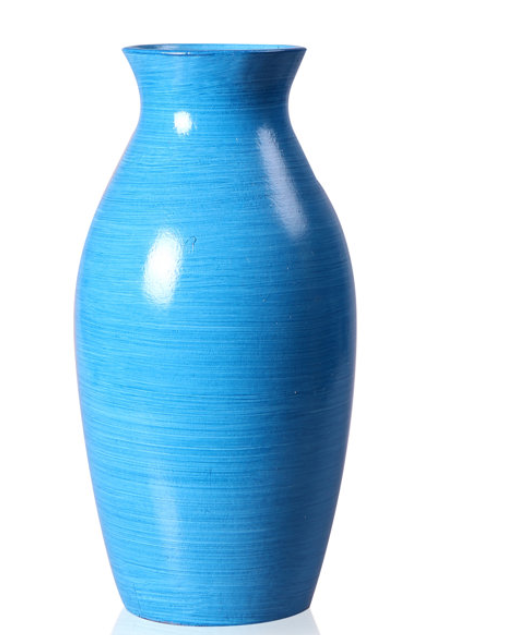
#> input picture AP_6/image2.png, 522 x 635 px
$ python main.py
#> lines starting #> are read from the running program, lines starting #| are printed output that depends on the picture; after the words box and inside, x2 and y2 are one past the last pixel; in counts of white or black regions, pixels touching at a corner belong together
import os
import sys

import cv2
import numpy as np
import matplotlib.pyplot as plt


def load_image(image_path):
    image = cv2.imread(image_path)
    if image is None:
        print("Image not found. Using a synthetic test object.")
    return image


def detect_edges(image_bgr):
    gray = cv2.cvtColor(image_bgr, cv2.COLOR_BGR2GRAY)
    blur = cv2.GaussianBlur(gray, (5, 5), 1)
    edges = cv2.Canny(gray, 50, 150)
    # Build a clean silhouette mask to ignore internal patterns.
    _, thresh = cv2.threshold(blur, 0, 255, cv2.THRESH_BINARY + cv2.THRESH_OTSU)
    border = np.concatenate(
        [thresh[0, :], thresh[-1, :], thresh[:, 0], thresh[:, -1]]
    )
    if np.mean(border) > 127:
        thresh = 255 - thresh

    kernel = cv2.getStructuringElement(cv2.MORPH_ELLIPSE, (7, 7))
    mask = cv2.morphologyEx(thresh, cv2.MORPH_CLOSE, kernel, iterations=2)
    mask = cv2.morphologyEx(mask, cv2.MORPH_OPEN, kernel, iterations=1)
    return gray, edges, mask


def get_largest_contour(binary_image):
    contours_result = cv2.findContours(
        binary_image, cv2.RETR_EXTERNAL, cv2.CHAIN_APPROX_NONE
    )
    if len(contours_result) == 3:
        _, contours, _ = contours_result
    else:
        contours, _ = contours_result
    if not contours:
        return None
    return max(contours, key=cv2.contourArea)


def extract_profile_from_contour(contour):
    x, y, w, h = cv2.boundingRect(contour)
    axis_x = x + w / 2.0

    r_by_y = {}
    for point in contour:
        px, py = point[0]
        radius = abs(px - axis_x)
        if py not in r_by_y or radius > r_by_y[py]:
            r_by_y[py] = radius

    y_vals = np.array(sorted(r_by_y.keys()), dtype=np.float64)
    r_vals = np.array([r_by_y[int(yy)] for yy in y_vals], dtype=np.float64)

    return axis_x, y_vals, r_vals


def fit_profile_curve(y_vals, r_vals, degree=5, num_points=300):
    y_min, y_max = y_vals.min(), y_vals.max()
    y_scaled = (y_vals - y_min) / (y_max - y_min)

    coeffs = np.polyfit(y_scaled, r_vals, degree)
    poly = np.poly1d(coeffs)

    y_fit = np.linspace(y_min, y_max, num_points)
    y_fit_scaled = (y_fit - y_min) / (y_max - y_min)
    r_fit = poly(y_fit_scaled)
    r_fit = np.clip(r_fit, 0, None)

    return y_fit, r_fit


def compute_volume_disk_method(y_fit, r_fit):
    # Volume = pi * integral(r(y)^2 dy)
    return np.pi * np.trapezoid(r_fit ** 2, y_fit)


def build_surface_mesh(y_fit, r_fit, num_theta=80):
    theta = np.linspace(0, 2 * np.pi, num_theta)
    y_grid, theta_grid = np.meshgrid(y_fit, theta)
    r_grid = np.tile(r_fit, (num_theta, 1))

    x_grid = r_grid * np.cos(theta_grid)
    z_grid = r_grid * np.sin(theta_grid)

    return x_grid, y_grid, z_grid


def main():
    image_path = sys.argv[1] if len(sys.argv) > 1 else "image2.png"
    image_bgr = load_image(image_path)
#> in load_image, image is the input picture: shape (635, 522, 3); mean B, G, R 235, 214, 177.8

    gray, edges, mask = detect_edges(image_bgr)
#> in detect_edges, `edges = cv2.Canny(gray, 50, 150)`:
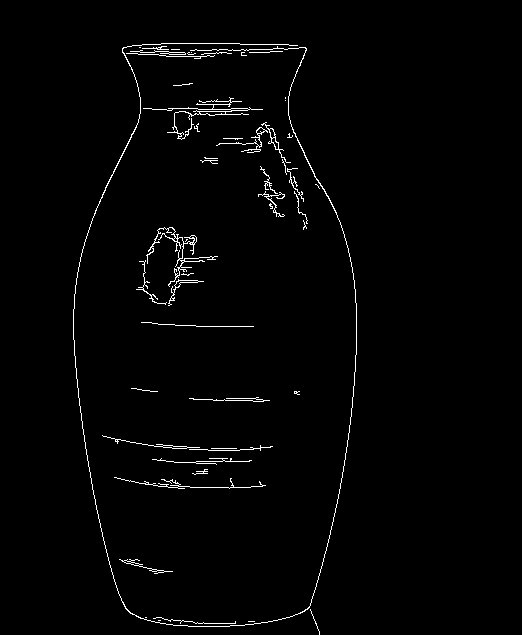
#> edges: shape (635, 522); 1.5% white in thin lines or dots, all inside (x1, y1, x2, y2) = (73, 43, 357, 635)
#> in detect_edges, `_, thresh = cv2.threshold(blur, 0, 255, cv2.THRESH_BINARY + cv2.THRESH..`:
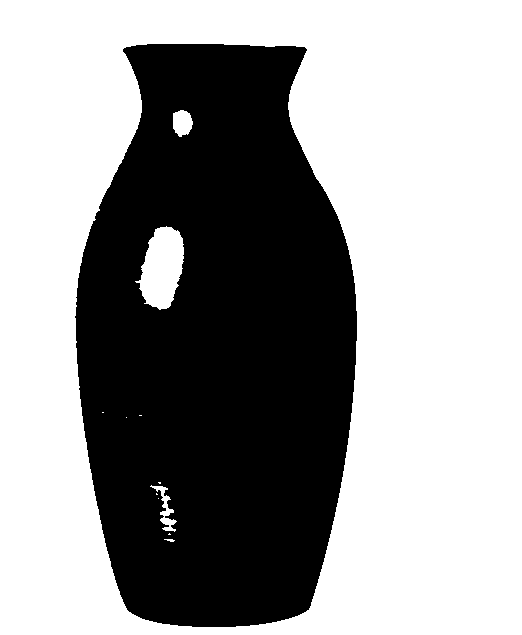
#> thresh: shape (635, 522); 61.1% white; 1 black region, box (x1, y1, x2, y2) and area: (75, 44, 357, 627) 129002
#> in detect_edges, `border = np.concatenate( [thresh[0, :], thresh[-1, :], thresh[:, 0], t..`: border = 2314 values from 255 to 255
#> in detect_edges, `mask = cv2.morphologyEx(thresh, cv2.MORPH_CLOSE, kernel, iterations=2)`:
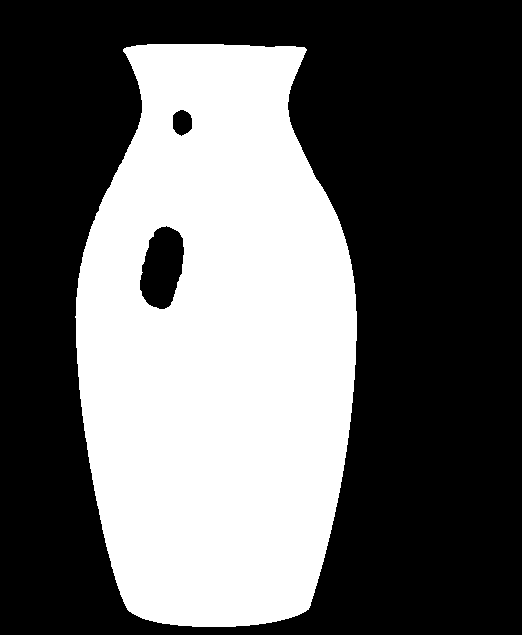
#> mask: shape (635, 522); 39.1% white; 1 white region, box (x1, y1, x2, y2) and area: (75, 44, 357, 627) 129495
#> in detect_edges, `mask = cv2.morphologyEx(mask, cv2.MORPH_OPEN, kernel, iterations=1)`: mask: shape (635, 522); 39.1% white; 1 white region
    contour = get_largest_contour(mask)
#> in get_largest_contour, `contours_result = cv2.findContours( binary_image, cv2.RETR_EXTERNAL, c..`: contours_result = 1 contour; box (x1, y1, x2, y2) and area: (76, 44, 357, 627) 131807
#> in get_largest_contour, `contours, _ = contours_result`: contours has the same summary as contours_result
#> contour = contour of 1482 points, box (x1, y1, x2, y2) (76, 44, 357, 627), area 131807
    if contour is None:
        print("No contour found. Try a clearer image.")
        return

    axis_x, y_vals, r_vals = extract_profile_from_contour(contour)
#> in extract_profile_from_contour, `x, y, w, h = cv2.boundingRect(contour)`: x = 76; y = 44; w = 281; h = 583
#> in extract_profile_from_contour, `axis_x = x + w / 2.0`: axis_x = 216.5
#> the loop in extract_profile_from_contour, `for point in contour:` made 1482 passes
#> (px, py, radius) on passes 1 to 3: (147, 44, 69.5), (146, 45, 70.5), (145, 45, 71.5)
#> after the loop in extract_profile_from_contour, `for point in contour:`: r_by_y = 583 items
#> in extract_profile_from_contour, `y_vals = np.array(sorted(r_by_y.keys()), dtype=np.float64)`: y_vals = 583 values from 44 to 626
#> in extract_profile_from_contour, `r_vals = np.array([r_by_y[int(yy)] for yy in y_vals], dtype=np.float64)`: r_vals = 583 values, max 140.5 at index 253, min 24.5 at index 582, mean 114.1
#> axis_x = 216.5; y_vals = 583 values from 44 to 626
    y_fit, r_fit = fit_profile_curve(y_vals, r_vals)
#> in fit_profile_curve, `y_min, y_max = y_vals.min(), y_vals.max()`: y_min = 44; y_max = 626
#> in fit_profile_curve, `y_scaled = (y_vals - y_min) / (y_max - y_min)`: y_scaled = 583 values from 0 to 1
#> in fit_profile_curve, `coeffs = np.polyfit(y_scaled, r_vals, degree)`: coeffs = [-4624.9, 12413.3, -12163.4, 4951.8, -610.9, 97.97]
#> in fit_profile_curve, `y_fit_scaled = (y_fit - y_min) / (y_max - y_min)`: y_fit_scaled = 300 values from 0 to 1
#> in fit_profile_curve, `r_fit = poly(y_fit_scaled)`: r_fit = 300 values, max 141.6 at index 143, min 63.96 at index 299, mean 114
#> y_fit = 300 values from 44 to 626
    volume = compute_volume_disk_method(y_fit, r_fit)
#> volume = 24748487.7

    x_mesh, y_mesh, z_mesh = build_surface_mesh(y_fit, r_fit)
#> in build_surface_mesh, `x_grid = r_grid * np.cos(theta_grid)`:
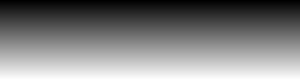
#> theta_grid: shape (80, 300) float64; min 0, max 6.28, mean 3.14; drawn with min black and max white
#> in build_surface_mesh, `z_grid = r_grid * np.sin(theta_grid)`:
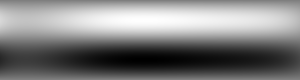
#> z_grid: shape (80, 300) float64; min -141.6, max 141.6, mean 0; drawn with min black and max white
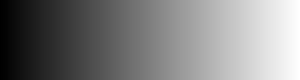
#> y_mesh: shape (80, 300) float64; min 44, max 626, mean 335; drawn with min black and max white

    image_rgb = cv2.cvtColor(image_bgr, cv2.COLOR_BGR2RGB)

    fig = plt.figure(figsize=(12, 9))

    ax1 = fig.add_subplot(2, 2, 1)
    ax1.imshow(image_rgb)
    ax1.set_title("Original Image")
    ax1.axis("off")

    ax2 = fig.add_subplot(2, 2, 2)
    ax2.imshow(edges, cmap="gray")
    ax2.set_title("Detected Edges (Canny)")
    ax2.axis("off")

    ax3 = fig.add_subplot(2, 2, 3)
    ax3.imshow(mask, cmap="gray")
    ax3.plot(axis_x + r_vals, y_vals, "r.", markersize=2)
    ax3.plot(axis_x + r_fit, y_fit, "b-", linewidth=1)
    ax3.axvline(axis_x, color="yellow", linewidth=1)
    ax3.set_title("Extracted Profile (Right Side)")
    # ax3.invert_yaxis()
    ax3.axis("off")

    ax4 = fig.add_subplot(2, 2, 4, projection="3d")
    ax4.plot_surface(x_mesh, y_mesh, z_mesh, color="lightblue", linewidth=0, alpha=0.9)
    ax4.set_title("Reconstructed Surface of Revolution")
    ax4.set_xlabel("X")
    ax4.set_ylabel("Y (axis)")
    ax4.set_zlabel("Z")
    max_r = float(np.max(r_fit))
#> max_r = 141.6
    y_min = float(np.min(y_fit))
#> y_min = 44
    y_max = float(np.max(y_fit))
#> y_max = 626
    ax4.set_xlim(-max_r, max_r)
    ax4.set_ylim(y_min, y_max)
    ax4.set_zlim(-max_r, max_r)
    ax4.set_box_aspect([2 * max_r, y_max - y_min, 2 * max_r])

    plt.tight_layout()
    plt.show()
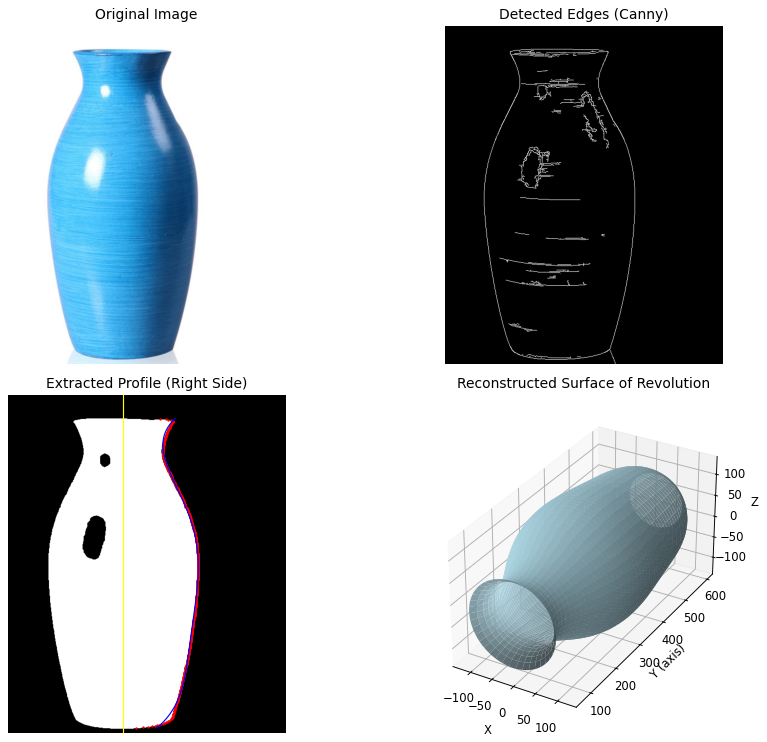
#> figure drawn by matplotlib, 4 panels

    print(f"Estimated volume (pixel^3): {volume:.2f}")
#| Estimated volume (pixel^3): 24748487.66


if __name__ == "__main__":
    main()

$ run again, with AP_6/image.png copied over AP_6/image2.png
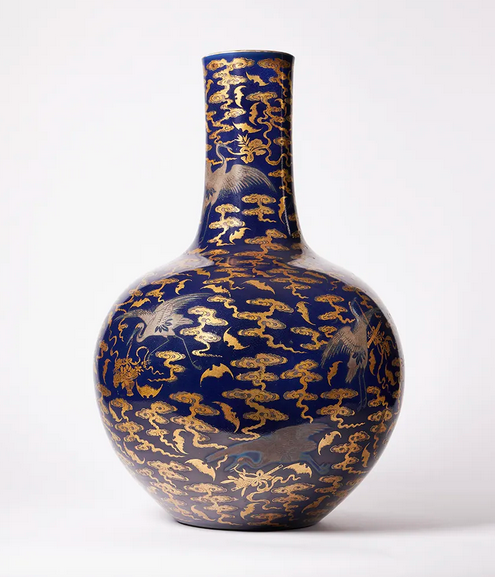
#> input picture AP_6/image.png, 495 x 577 px
#> in load_image, image is the input picture: shape (577, 495, 3); mean B, G, R 192.3, 189.1, 195.8
#> in detect_edges, `edges = cv2.Canny(gray, 50, 150)`:
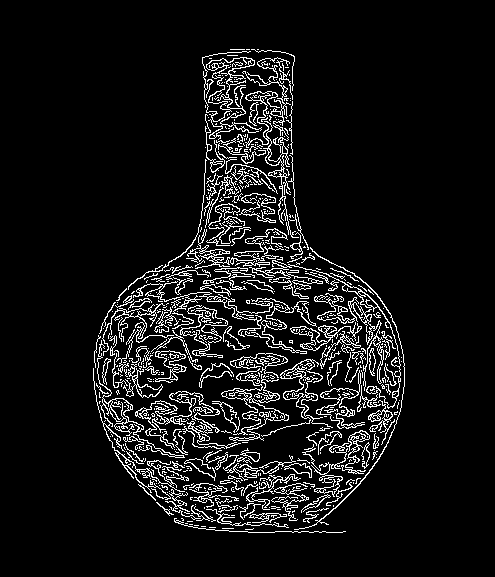
#> edges: shape (577, 495); 8.1% white in thin lines or dots, all inside (x1, y1, x2, y2) = (93, 49, 405, 533)
#> border = 2144 values from 255 to 255
#> contours_result = 1 contour; box (x1, y1, x2, y2) and area: (96, 51, 403, 533) 84300
#> contours has the same summary as contours_result
#> contour = contour of 1312 points, box (x1, y1, x2, y2) (96, 51, 403, 533), area 84300
#> x = 96; y = 51; w = 307; h = 482
#> in extract_profile_from_contour, `axis_x = x + w / 2.0`: axis_x = 249.5
#> the loop in extract_profile_from_contour, `for point in contour:` made 1312 passes
#> (px, py, radius) on passes 1 to 3: (245, 51, 4.5), (244, 52, 5.5), (243, 52, 6.5)
#> after the loop in extract_profile_from_contour, `for point in contour:`: r_by_y = 482 items
#> in extract_profile_from_contour, `y_vals = np.array(sorted(r_by_y.keys()), dtype=np.float64)`: y_vals = 482 values from 51 to 532
#> in extract_profile_from_contour, `r_vals = np.array([r_by_y[int(yy)] for yy in y_vals], dtype=np.float64)`: r_vals = 482 values, max 153.5 at index 310, min 26.5 at index 0, mean 90.08
#> in main, `axis_x, y_vals, r_vals = extract_profile_from_contour(contour)`: axis_x = 249.5; y_vals = 482 values from 51 to 532
#> in fit_profile_curve, `y_min, y_max = y_vals.min(), y_vals.max()`: y_min = 51; y_max = 532
#> y_scaled = 482 values from 0 to 1
#> coeffs = [8491.7, -21352.4, 17855.7, -5531, 590.2, 30.04]
#> y_fit_scaled = 300 values from 0 to 1
#> in fit_profile_curve, `r_fit = poly(y_fit_scaled)`: r_fit = 300 values, max 157.9 at index 209, min 30.04 at index 0, mean 90.04
#> in main, `y_fit, r_fit = fit_profile_curve(y_vals, r_vals)`: y_fit = 300 values from 51 to 532
#> volume = 15193844.8
#> max_r = 157.9
#> in main, `y_min = float(np.min(y_fit))`: y_min = 51
#> in main, `y_max = float(np.max(y_fit))`: y_max = 532
#> in main, `plt.show()`:
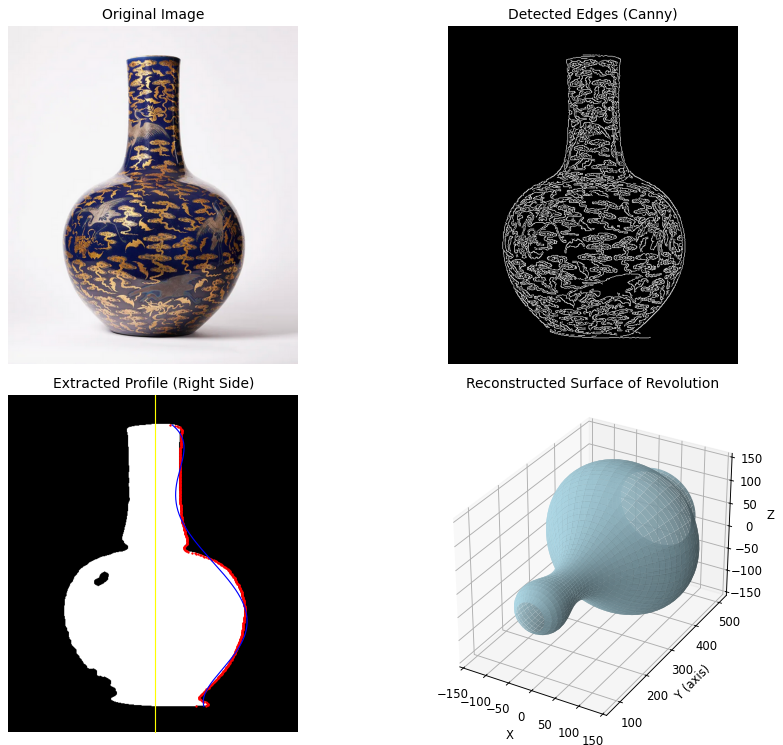
#> figure drawn by matplotlib, 4 panels
#| Estimated volume (pixel^3): 15193844.83
